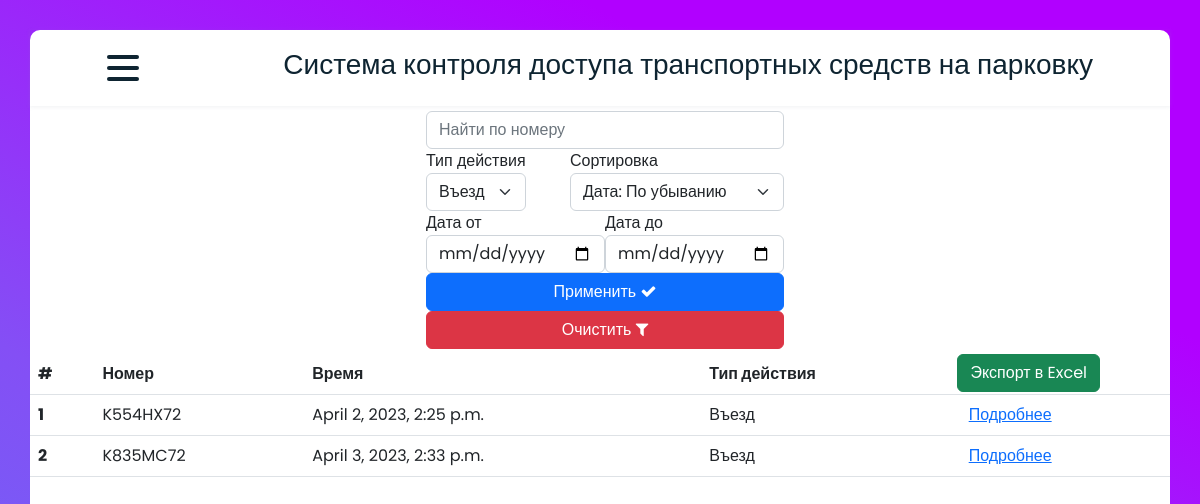
The page /actions-history/ (signed in) on the database as committed earlier.
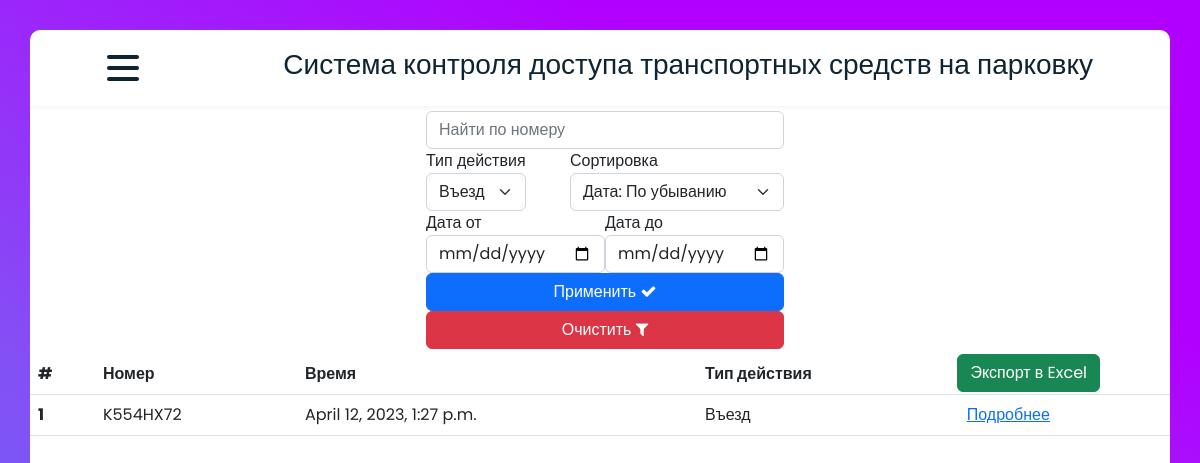
The same page on the database as committed later.
### carRegister/models.py (models this page shows, shortened)
class CarRegister(models.Model):
    employee = models.ForeignKey(WhiteList, on_delete=models.CASCADE)
    type_of_action = models.CharField("Название действия", max_length=20)
    date = models.DateTimeField("Время")
    image = models.ImageField(upload_to='carRegister/')

class WhiteList(models.Model):
    name = models.CharField('Имя пользователя', max_length=50)
    car_number = models.CharField('Номер автомобиля', max_length=11)

### carRegister/views.py (the view)
# urls.py: path('actions-history/', actions_history),
@login_required(login_url='/account/login')
def actions_history(request):
    objects = {}
    if request.method == 'POST':
        number = request.POST.get('number')
        order = request.POST.get('order')
        date_from = request.POST.get('date_from')
        date_to = request.POST.get('date_to')
        type_of_action = request.POST.get('type_of_action')
        if number:
            number = WhiteList.objects.filter(car_number=number.upper().strip())
            cars = CarRegister.objects.filter(employee__in=number).filter(type_of_action=type_of_action)
        else:
            cars = CarRegister.objects.filter(type_of_action=type_of_action)
        if order == "desc":
            objects["objects"] = cars.order_by('-date')
        else:
            objects["objects"] = cars.order_by('date')
        if date_from:
            objects["objects"] = cars.filter(date__gte=date_from)
        if date_to:
            objects["objects"] = cars.filter(date__lte=date_to)
    else:
        objects["objects"] = CarRegister.objects.all()
    return render(request, 'carRegister/actions-history.html', objects)

### carRegister/templates/carRegister/actions-history.html (shortened to what this page needs)
{% extends 'carRegister/layout.html' %}
{% load static %}
{% block content %}
<div class="input-group" id="input-group" style="justify-content: center; margin: 5px;">
  <form action="" method="POST" style="display: flex; flex-direction: column;">
  <div class="form-outline">
    <input type="search" id="form1" name="number" class="form-control" placeholder="Найти по номеру" />
  </div>
    <div style="display: flex; flex-direction: column">
    <div class="form-outline" style="display: flex; justify-content: space-between;">
      <section>Тип действия<select name="type_of_action" id="type_of_action" class="form-select">
        <option value="Въезд">Въезд</option>
      </select>
        </section>
      <section>Сортировка
     <select name="order" id="order" class="form-select">
       <option value="desc"> Дата: По убыванию</option>
    </select>
        </section>
      </div>
      <div style="display: flex; flex-direction: row;">
        <section>Дата от<input type="date" id="date_from" name="date_from" class="form-control"/></section>
        <section>Дата до<input type="date" id="date_to" name="date_to" class="form-control"/></section>
      </div>
  <button type="submit" class="btn btn-primary">
  Применить <i class="fa fa-check"></i>
  </button>
      <a href="/actions-history/"><button class="btn btn-danger" style="width: 100%;">Очистить <i class="fa fa-filter" ></i></button></a>
      </div>
  </form>
</div>
<a id="export_button" href='/export_records/?order={{ request.POST.order|default_if_none:"" }}&number={{ request.POST.number|default_if_none:"" }}&date_from={{ request.POST.date_from|default_if_none:"" }}&date_to={{ request.POST.date_to|default_if_none:"" }}&type_of_action={{ request.POST.type_of_action|default_if_none:"" }}'><button style="margin: 0 auto; position: absolute; right: 100px;" class="btn btn-success">Экспорт в Excel</button></a>
<table class="table" id="table">
  <thead class="thead-dark">
    <tr>
      <th scope="col">#</th>
      <th scope="col">Номер</th>
      <th scope="col">Время</th>
        <th scope="col">Тип действия</th>
      <th scope="col">-</th>
    </tr>
  </thead>
  <tbody>
  {% for item in objects %}
    <tr>
      <th scope="row">{{ forloop.counter }}</th>
      <td>{{ item.employee.car_number }}</td>
      <td>{{ item.date }}</td>
      <td>{{ item.type_of_action }}</td>
    <td><a href="{% url 'actions_detail' item.id %}">Подробнее</a></td>
    </tr>
  {% endfor %}
  </tbody>
</table>
{% endblock %}

Rows that differ between the two databases and show on the page:
removed CarRegister: employee.car_number "K835MC72", date "April 3, 2023, 2:33 p.m.", type_of_action "Въезд"
changed CarRegister "Въезд": date "April 2, 2023, 2:25 p.m." → "April 12, 2023, 1:27 p.m."
